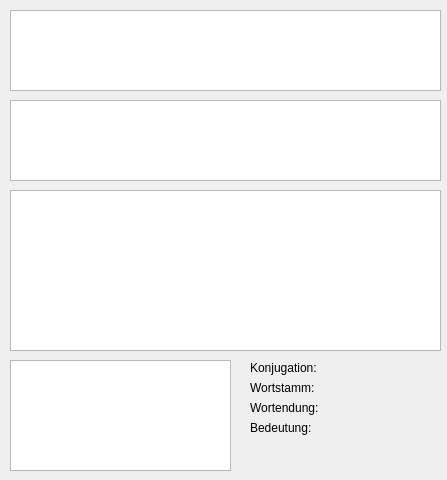
<?xml version="1.0" encoding="UTF-8"?>
<ui version="4.0">
 <class>MainWindow</class>
 <widget class="QMainWindow" name="MainWindow">
  <property name="geometry">
   <rect>
    <x>0</x>
    <y>0</y>
    <width>447</width>
    <height>480</height>
   </rect>
  </property>
  <property name="windowTitle">
   <string>sfsdfd</string>
  </property>
  <widget class="QWidget" name="centralwidget">
   <widget class="QListWidget" name="listWidget">
    <property name="geometry">
     <rect>
      <x>10</x>
      <y>10</y>
      <width>431</width>
      <height>81</height>
     </rect>
    </property>
   </widget>
   <widget class="QListWidget" name="listWidget_2">
    <property name="geometry">
     <rect>
      <x>10</x>
      <y>100</y>
      <width>431</width>
      <height>81</height>
     </rect>
    </property>
   </widget>
   <widget class="QListWidget" name="listWidget_3">
    <property name="geometry">
     <rect>
      <x>10</x>
      <y>190</y>
      <width>431</width>
      <height>161</height>
     </rect>
    </property>
   </widget>
   <widget class="QListWidget" name="listWidget_4">
    <property name="geometry">
     <rect>
      <x>10</x>
      <y>360</y>
      <width>221</width>
      <height>111</height>
     </rect>
    </property>
   </widget>
   <widget class="QLabel" name="label">
    <property name="geometry">
     <rect>
      <x>250</x>
      <y>360</y>
      <width>181</width>
      <height>16</height>
     </rect>
    </property>
    <property name="text">
     <string>Konjugation:</string>
    </property>
   </widget>
   <widget class="QLabel" name="label_2">
    <property name="geometry">
     <rect>
      <x>250</x>
      <y>380</y>
      <width>181</width>
      <height>16</height>
     </rect>
    </property>
    <property name="text">
     <string>Wortstamm:</string>
    </property>
   </widget>
   <widget class="QLabel" name="label_3">
    <property name="geometry">
     <rect>
      <x>250</x>
      <y>400</y>
      <width>181</width>
      <height>16</height>
     </rect>
    </property>
    <property name="text">
     <string>Wortendung:</string>
    </property>
   </widget>
   <widget class="QLabel" name="label_4">
    <property name="geometry">
     <rect>
      <x>250</x>
      <y>420</y>
      <width>181</width>
      <height>16</height>
     </rect>
    </property>
    <property name="text">
     <string>Bedeutung:</string>
    </property>
   </widget>
  </widget>
 </widget>
 <resources/>
 <connections/>
</ui>
